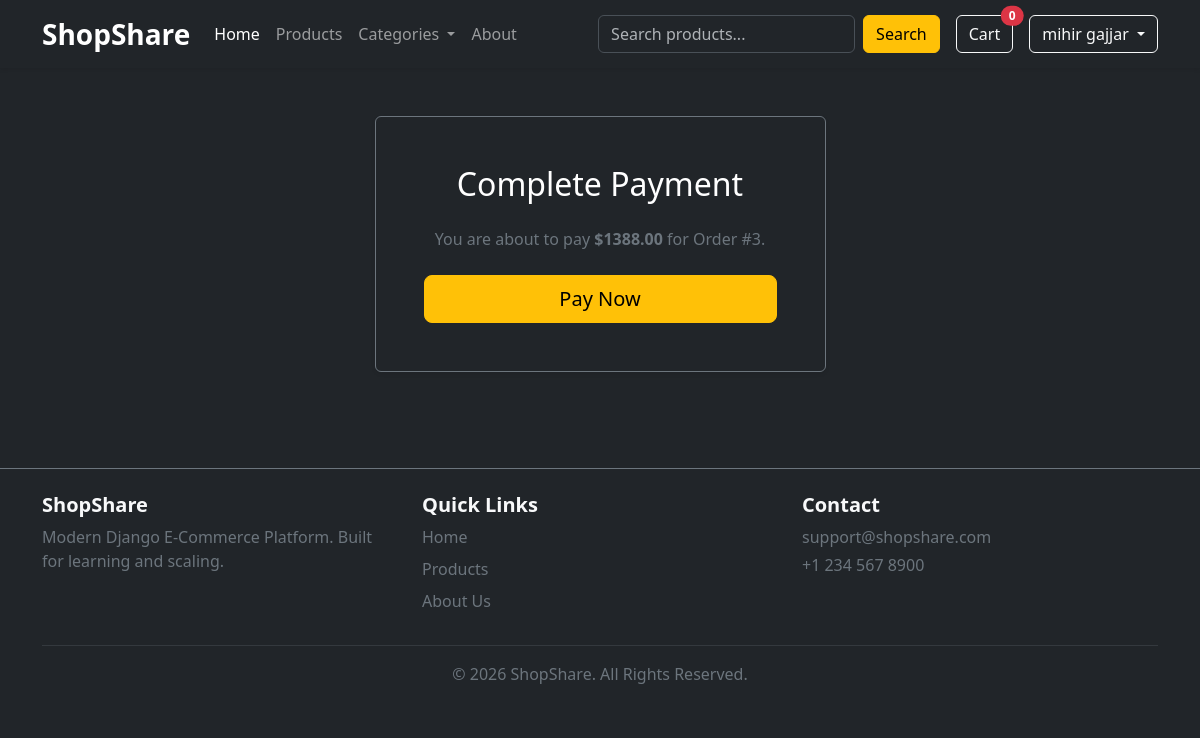
Screenshot of /order/order/3/ (signed in) with the database file from the repository.
### accounts/models.py (models this page shows, shortened)
class User(AbstractUser):
    is_customer = models.BooleanField(default=False)
    is_shopkeeper = models.BooleanField(default=False)

### order/models.py (models this page shows, shortened)
class Order(models.Model):
    STATUS_CHOICES = (
        ('Pending', 'Pending'),
        ('Paid', 'Paid'),
        ('Shipped', 'Shipped'),
        ('Delivered', 'Delivered'),
    )
    user = models.ForeignKey(settings.AUTH_USER_MODEL, on_delete=models.CASCADE, null=True, blank=True)
    first_name = models.CharField(max_length=50)
    last_name = models.CharField(max_length=50)
    email = models.EmailField()
    address = models.CharField(max_length=250)
    city = models.CharField(max_length=100)
    postal_code = models.CharField(max_length=20)
    created_at = models.DateTimeField(auto_now_add=True)
    updated_at = models.DateTimeField(auto_now=True)
    paid = models.BooleanField(default=False)
    status = models.CharField(max_length=20, choices=STATUS_CHOICES, default='Pending')
    stripe_id = models.CharField(max_length=250, blank=True)
    class Meta:
        ordering = ['-created_at']
    @property
    def total_cost(self):
        return sum(item.cost for item in self.items.all())

class OrderItem(models.Model):
    order = models.ForeignKey(Order, related_name='items', on_delete=models.CASCADE)
    product = models.ForeignKey(Product, related_name='order_items', on_delete=models.CASCADE)
    price = models.DecimalField(max_digits=10, decimal_places=2)
    quantity = models.PositiveIntegerField(default=1)
    @property
    def cost(self):
        return self.price * self.quantity

### order/views.py (the view, shortened to what this page needs)
# urls.py: path('order/<int:order_id>/', views.process_payment, name='process_payment'),
def process_payment(request, order_id):
    order = Order.objects.get(id=order_id)
    return render(request, 'order/payment.html', {'order': order})

### Core/context_processers.py (called while the page is built, shortened)
def global_data(request):
    categories = Category.objects.all()
    cart_count = 0
    if request.user.is_authenticated:
        if hasattr(request.user, 'cart'):
            cart_count = sum(item.quantity for item in request.user.cart.items.all())
    return {
            'global_categories': categories,
            'cart_count': cart_count,
            }

### templates/order/payment.html (shortened to what this page needs)
{% extends 'base.html' %}
{% block content %}
<div class="container py-5">
    <div class="row justify-content-center">
        <div class="col-md-6 col-lg-5">
            <div class="card bg-dark border-secondary shadow-sm text-center">
                <div class="card-body p-5">
                    <h2 class="text-white mb-4">Complete Payment</h2>
                    <p class="text-secondary mb-4">
                        You are about to pay <strong>${{ order.total_cost }}</strong> for Order #{{ order.id }}.
                    </p>
                    <form method="POST" action="{% url 'process_payment' order.id %}">
                        <button type="submit" class="btn btn-warning btn-lg w-100">
                            Pay Now
                        </button>
                    </form>
                </div>
            </div>
        </div>
    </div>
</div>
{% endblock %}

### templates/partials/header.html (shortened to what this page needs)
{% load static %}
<nav class="navbar navbar-expand-lg navbar-dark bg-dark shadow-sm sticky-top">
    <div class="container">
        <a class="navbar-brand fw-bold fs-3" href="/">
            ShopShare
        </a>
        <div class="collapse navbar-collapse"
             id="navbarContent">
            <ul class="navbar-nav me-auto mb-2 mb-lg-0">
                <li class="nav-item">
                    <a class="nav-link active" href="/",>
                        Home
                    </a>
                </li>
                <li class="nav-item">
                    <a class="nav-link" href="{% url 'product_list' %}">
                        Products
                    </a>
                </li>
                <li class="nav-item dropdown">
                    <a class="nav-link dropdown-toggle"
                       href="#"
                       role="button"
                       data-bs-toggle="dropdown">
                        Categories
                    </a>
                </li>
                <li class="nav-item">
                    <a class="nav-link" href="{% url 'about' %}">
                        About
                    </a>
                </li>
            </ul>
            <form class="d-flex me-3" method="GET">
                <input class="form-control me-2"
                       type="search"
                       name="q"
                       placeholder="Search products...">
                <button class="btn btn-warning" type="submit">
                    Search
                </button>
            </form>
            <a href="{% url 'view_cart' %}" class="btn btn-outline-light position-relative me-3">Cart
                <span class="position-absolute top-0 start-100 translate-middle badge rounded-pill bg-danger">
                    {{ cart_count }}
                </span>
            </a>
            {% if request.user.is_authenticated %}
            <div class="dropdown">
                <button class="btn btn-outline-light dropdown-toggle" data-bs-toggle="dropdown">
                    {{ request.user.username }}
                </button>
            </div>
            {% endif %}
        </div>
    </div>
</nav>

### rows the page displays
User: user.username "mihir gajjar"
Order: total_cost "1388.00", id "3"

### other values shown
{{ cart_count }} "0"
